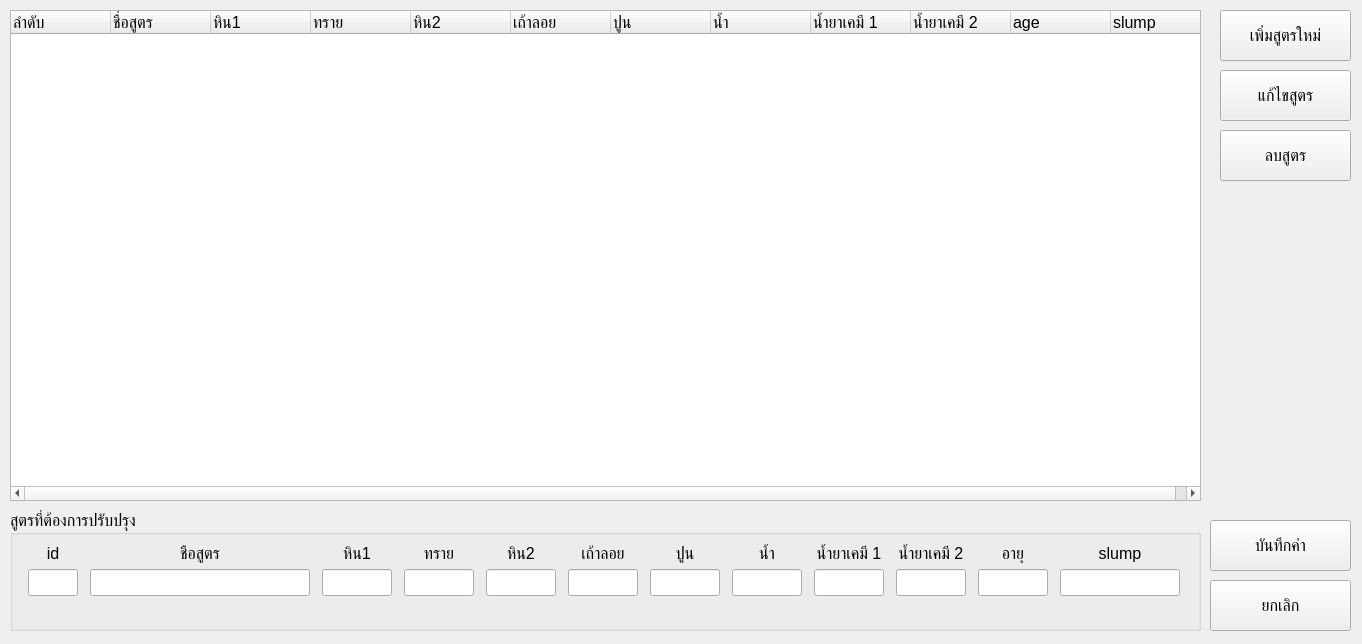
<?xml version="1.0" encoding="UTF-8"?>
<ui version="4.0">
 <class>Form</class>
 <widget class="QWidget" name="Form">
  <property name="geometry">
   <rect>
    <x>0</x>
    <y>0</y>
    <width>1362</width>
    <height>644</height>
   </rect>
  </property>
  <property name="windowTitle">
   <string>Form</string>
  </property>
  <widget class="QPushButton" name="editFormula_pushButton">
   <property name="geometry">
    <rect>
     <x>1220</x>
     <y>70</y>
     <width>131</width>
     <height>51</height>
    </rect>
   </property>
   <property name="font">
    <font>
     <pointsize>12</pointsize>
    </font>
   </property>
   <property name="text">
    <string>แก้ไขสูตร</string>
   </property>
  </widget>
  <widget class="QTreeWidget" name="concreteFormula_treeWidget">
   <property name="geometry">
    <rect>
     <x>10</x>
     <y>10</y>
     <width>1191</width>
     <height>491</height>
    </rect>
   </property>
   <property name="font">
    <font>
     <pointsize>12</pointsize>
    </font>
   </property>
   <column>
    <property name="text">
     <string>ลำดับ</string>
    </property>
   </column>
   <column>
    <property name="text">
     <string>ชื่อสูตร</string>
    </property>
   </column>
   <column>
    <property name="text">
     <string>หิน1</string>
    </property>
   </column>
   <column>
    <property name="text">
     <string>ทราย</string>
    </property>
   </column>
   <column>
    <property name="text">
     <string>หิน2</string>
    </property>
   </column>
   <column>
    <property name="text">
     <string>เถ้าลอย</string>
    </property>
   </column>
   <column>
    <property name="text">
     <string>ปูน</string>
    </property>
   </column>
   <column>
    <property name="text">
     <string>น้ำ</string>
    </property>
   </column>
   <column>
    <property name="text">
     <string>น้ำยาเคมี 1</string>
    </property>
   </column>
   <column>
    <property name="text">
     <string>น้ำยาเคมี 2</string>
    </property>
   </column>
   <column>
    <property name="text">
     <string>age</string>
    </property>
   </column>
   <column>
    <property name="text">
     <string>slump</string>
    </property>
   </column>
  </widget>
  <widget class="QGroupBox" name="groupBox">
   <property name="geometry">
    <rect>
     <x>10</x>
     <y>510</y>
     <width>1191</width>
     <height>121</height>
    </rect>
   </property>
   <property name="font">
    <font>
     <pointsize>12</pointsize>
    </font>
   </property>
   <property name="title">
    <string>สูตรที่ต้องการปรับปรุง</string>
   </property>
   <layout class="QGridLayout" name="gridLayout">
    <item row="1" column="9">
     <widget class="QLineEdit" name="chem1_lineEdit">
      <property name="minimumSize">
       <size>
        <width>70</width>
        <height>0</height>
       </size>
      </property>
      <property name="maximumSize">
       <size>
        <width>70</width>
        <height>16777215</height>
       </size>
      </property>
     </widget>
    </item>
    <item row="1" column="0">
     <widget class="QLineEdit" name="id_lineEdit">
      <property name="minimumSize">
       <size>
        <width>50</width>
        <height>0</height>
       </size>
      </property>
      <property name="maximumSize">
       <size>
        <width>50</width>
        <height>16777215</height>
       </size>
      </property>
      <property name="readOnly">
       <bool>true</bool>
      </property>
     </widget>
    </item>
    <item row="0" column="5">
     <widget class="QLabel" name="flyash_label">
      <property name="text">
       <string>เถ้าลอย</string>
      </property>
      <property name="alignment">
       <set>Qt::AlignmentFlag::AlignCenter</set>
      </property>
     </widget>
    </item>
    <item row="1" column="6">
     <widget class="QLineEdit" name="cement_lineEdit">
      <property name="minimumSize">
       <size>
        <width>70</width>
        <height>0</height>
       </size>
      </property>
      <property name="maximumSize">
       <size>
        <width>70</width>
        <height>16777215</height>
       </size>
      </property>
     </widget>
    </item>
    <item row="1" column="7">
     <widget class="QLineEdit" name="water_lineEdit">
      <property name="minimumSize">
       <size>
        <width>70</width>
        <height>0</height>
       </size>
      </property>
      <property name="maximumSize">
       <size>
        <width>70</width>
        <height>16777215</height>
       </size>
      </property>
     </widget>
    </item>
    <item row="0" column="9">
     <widget class="QLabel" name="chem1_label">
      <property name="text">
       <string>น้ำยาเคมี 1</string>
      </property>
      <property name="alignment">
       <set>Qt::AlignmentFlag::AlignCenter</set>
      </property>
     </widget>
    </item>
    <item row="1" column="1">
     <widget class="QLineEdit" name="formulaName_lineEdit">
      <property name="minimumSize">
       <size>
        <width>220</width>
        <height>0</height>
       </size>
      </property>
      <property name="maximumSize">
       <size>
        <width>220</width>
        <height>16777215</height>
       </size>
      </property>
     </widget>
    </item>
    <item row="0" column="10">
     <widget class="QLabel" name="chem2_label">
      <property name="text">
       <string>น้ำยาเคมี 2</string>
      </property>
      <property name="alignment">
       <set>Qt::AlignmentFlag::AlignCenter</set>
      </property>
     </widget>
    </item>
    <item row="1" column="4">
     <widget class="QLineEdit" name="rock2_lineEdit">
      <property name="minimumSize">
       <size>
        <width>70</width>
        <height>0</height>
       </size>
      </property>
      <property name="maximumSize">
       <size>
        <width>70</width>
        <height>16777215</height>
       </size>
      </property>
     </widget>
    </item>
    <item row="0" column="1">
     <widget class="QLabel" name="formulaName_label">
      <property name="text">
       <string>ชื่อสูตร</string>
      </property>
      <property name="alignment">
       <set>Qt::AlignmentFlag::AlignCenter</set>
      </property>
     </widget>
    </item>
    <item row="0" column="2">
     <widget class="QLabel" name="rock1_label">
      <property name="text">
       <string>หิน1</string>
      </property>
      <property name="alignment">
       <set>Qt::AlignmentFlag::AlignCenter</set>
      </property>
     </widget>
    </item>
    <item row="1" column="3">
     <widget class="QLineEdit" name="sand_lineEdit">
      <property name="minimumSize">
       <size>
        <width>70</width>
        <height>0</height>
       </size>
      </property>
      <property name="maximumSize">
       <size>
        <width>70</width>
        <height>16777215</height>
       </size>
      </property>
     </widget>
    </item>
    <item row="2" column="1">
     <spacer name="verticalSpacer">
      <property name="orientation">
       <enum>Qt::Orientation::Vertical</enum>
      </property>
      <property name="sizeHint" stdset="0">
       <size>
        <width>20</width>
        <height>40</height>
       </size>
      </property>
     </spacer>
    </item>
    <item row="1" column="10">
     <widget class="QLineEdit" name="chem2_lineEdit">
      <property name="minimumSize">
       <size>
        <width>70</width>
        <height>0</height>
       </size>
      </property>
      <property name="maximumSize">
       <size>
        <width>70</width>
        <height>16777215</height>
       </size>
      </property>
     </widget>
    </item>
    <item row="0" column="4">
     <widget class="QLabel" name="rock2_label">
      <property name="text">
       <string>หิน2</string>
      </property>
      <property name="alignment">
       <set>Qt::AlignmentFlag::AlignCenter</set>
      </property>
     </widget>
    </item>
    <item row="0" column="7">
     <widget class="QLabel" name="water_label">
      <property name="text">
       <string>น้ำ</string>
      </property>
      <property name="alignment">
       <set>Qt::AlignmentFlag::AlignCenter</set>
      </property>
     </widget>
    </item>
    <item row="0" column="3">
     <widget class="QLabel" name="sand_label">
      <property name="text">
       <string>ทราย</string>
      </property>
      <property name="alignment">
       <set>Qt::AlignmentFlag::AlignCenter</set>
      </property>
     </widget>
    </item>
    <item row="1" column="2">
     <widget class="QLineEdit" name="rock1_lineEdit">
      <property name="minimumSize">
       <size>
        <width>70</width>
        <height>0</height>
       </size>
      </property>
      <property name="maximumSize">
       <size>
        <width>70</width>
        <height>16777215</height>
       </size>
      </property>
     </widget>
    </item>
    <item row="1" column="5">
     <widget class="QLineEdit" name="flyash_lineEdit">
      <property name="minimumSize">
       <size>
        <width>70</width>
        <height>0</height>
       </size>
      </property>
      <property name="maximumSize">
       <size>
        <width>70</width>
        <height>16777215</height>
       </size>
      </property>
     </widget>
    </item>
    <item row="0" column="6">
     <widget class="QLabel" name="cement_label">
      <property name="text">
       <string>ปูน</string>
      </property>
      <property name="alignment">
       <set>Qt::AlignmentFlag::AlignCenter</set>
      </property>
     </widget>
    </item>
    <item row="0" column="0">
     <widget class="QLabel" name="id_label">
      <property name="text">
       <string>id</string>
      </property>
      <property name="alignment">
       <set>Qt::AlignmentFlag::AlignCenter</set>
      </property>
     </widget>
    </item>
    <item row="0" column="11">
     <widget class="QLabel" name="age_label">
      <property name="text">
       <string>อายุ</string>
      </property>
      <property name="alignment">
       <set>Qt::AlignmentFlag::AlignCenter</set>
      </property>
     </widget>
    </item>
    <item row="0" column="12">
     <widget class="QLabel" name="slump_label">
      <property name="text">
       <string>slump</string>
      </property>
      <property name="alignment">
       <set>Qt::AlignmentFlag::AlignCenter</set>
      </property>
     </widget>
    </item>
    <item row="1" column="11">
     <widget class="QLineEdit" name="age_lineEdit">
      <property name="minimumSize">
       <size>
        <width>70</width>
        <height>0</height>
       </size>
      </property>
      <property name="maximumSize">
       <size>
        <width>70</width>
        <height>16777215</height>
       </size>
      </property>
     </widget>
    </item>
    <item row="1" column="12">
     <widget class="QLineEdit" name="slump_lineEdit">
      <property name="minimumSize">
       <size>
        <width>120</width>
        <height>0</height>
       </size>
      </property>
      <property name="maximumSize">
       <size>
        <width>120</width>
        <height>16777215</height>
       </size>
      </property>
     </widget>
    </item>
   </layout>
  </widget>
  <widget class="QPushButton" name="save_pushButton">
   <property name="geometry">
    <rect>
     <x>1210</x>
     <y>520</y>
     <width>141</width>
     <height>51</height>
    </rect>
   </property>
   <property name="font">
    <font>
     <pointsize>12</pointsize>
    </font>
   </property>
   <property name="text">
    <string>บันทึกค่า</string>
   </property>
  </widget>
  <widget class="QPushButton" name="cancel_pushButton">
   <property name="geometry">
    <rect>
     <x>1210</x>
     <y>580</y>
     <width>141</width>
     <height>51</height>
    </rect>
   </property>
   <property name="font">
    <font>
     <pointsize>12</pointsize>
    </font>
   </property>
   <property name="text">
    <string>ยกเลิก</string>
   </property>
  </widget>
  <widget class="QPushButton" name="deleteFormula_pushButton">
   <property name="geometry">
    <rect>
     <x>1220</x>
     <y>130</y>
     <width>131</width>
     <height>51</height>
    </rect>
   </property>
   <property name="font">
    <font>
     <pointsize>12</pointsize>
    </font>
   </property>
   <property name="text">
    <string>ลบสูตร</string>
   </property>
  </widget>
  <widget class="QPushButton" name="newFormula_pushButton">
   <property name="geometry">
    <rect>
     <x>1220</x>
     <y>10</y>
     <width>131</width>
     <height>51</height>
    </rect>
   </property>
   <property name="font">
    <font>
     <pointsize>12</pointsize>
    </font>
   </property>
   <property name="text">
    <string>เพิ่มสูตรใหม่</string>
   </property>
  </widget>
 </widget>
 <resources/>
 <connections/>
</ui>
